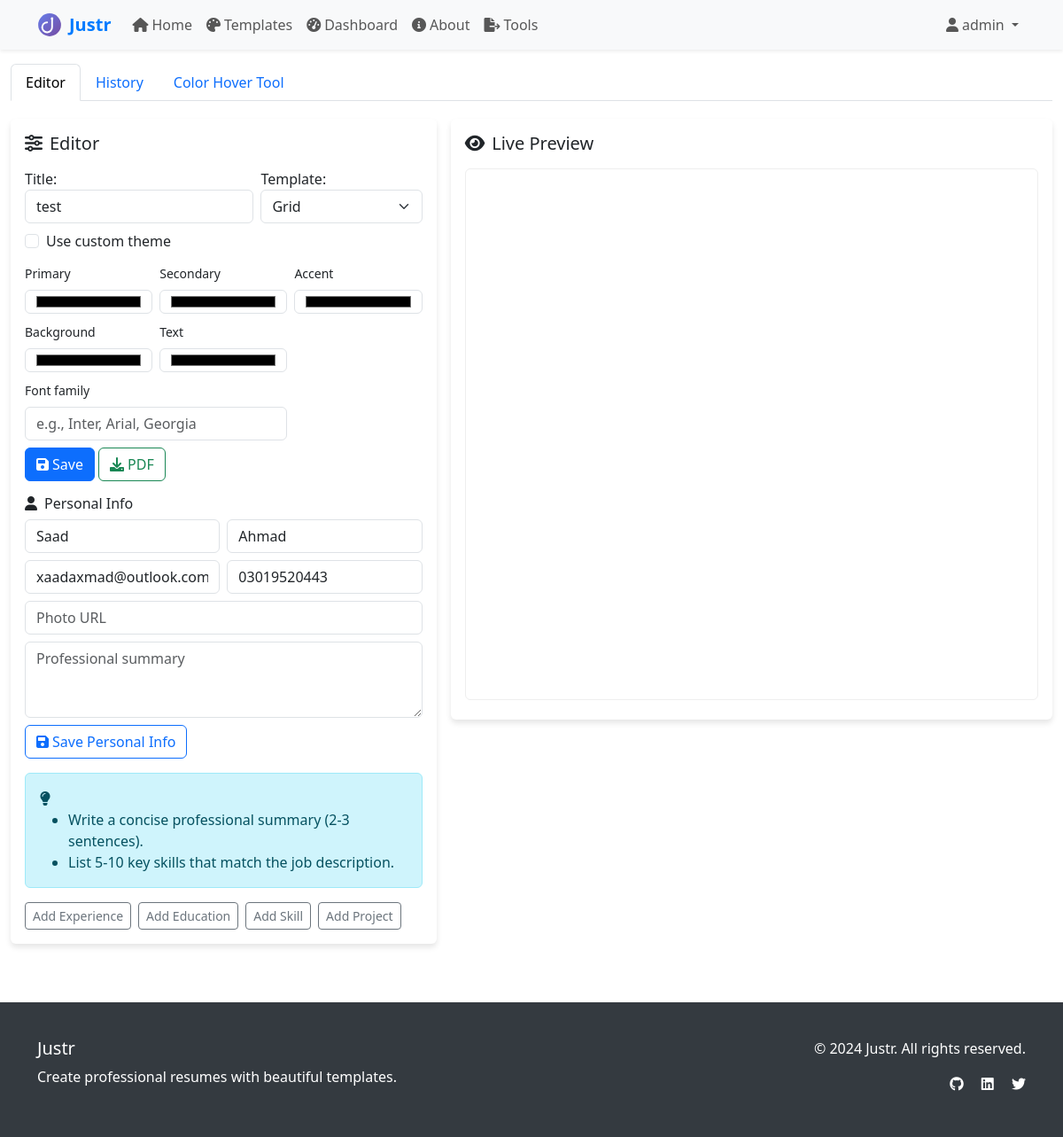
The page /builder/3/ (signed in) on the database its author committed.
### main/models.py (models this page shows, shortened)
class Resume(models.Model):
    TEMPLATE_CHOICES = [
        ('modern', 'Modern'),
        ('classic', 'Classic'),
        ('creative', 'Creative'),
        ('minimal', 'Minimal'),
        ('elegant', 'Elegant'),
        ('professional', 'Professional'),
        ('executive', 'Executive'),
        ('tech', 'Tech'),
        ('simple', 'Simple'),
        ('bold', 'Bold'),
        ('compact', 'Compact'),
        ('timeline', 'Timeline'),
        ('sidebar', 'Sidebar'),
        ('infographic', 'Infographic'),
        ('corporate', 'Corporate'),
        ('academic', 'Academic'),
        ('graduate', 'Graduate'),
        ('junior', 'Junior'),
        ('senior', 'Senior'),
        ('developer', 'Developer'),
        ('custom', 'Custom Theme'),
        ('gradient', 'Gradient'),
        ('mono', 'Monochrome'),
        ('photo-left', 'Photo Left'),
        ('card', 'Card Sections'),
        ('material', 'Material'),
        ('neon', 'Neon'),
        ('pastel', 'Pastel'),
        ('newspaper', 'Newspaper'),
        ('grid', 'Grid'),
    ]
    user = models.ForeignKey(User, on_delete=models.CASCADE, null=True, blank=True)
    title = models.CharField(max_length=200)
    template = models.CharField(max_length=20, choices=TEMPLATE_CHOICES, default='modern')
    created_at = models.DateTimeField(auto_now_add=True)
    updated_at = models.DateTimeField(auto_now=True)
    use_custom_theme = models.BooleanField(default=False)
    color_primary = models.CharField(max_length=32, blank=True, default='')
    color_secondary = models.CharField(max_length=32, blank=True, default='')
    color_accent = models.CharField(max_length=32, blank=True, default='')
    color_bg = models.CharField(max_length=32, blank=True, default='')
    color_text = models.CharField(max_length=32, blank=True, default='')
    font_family = models.CharField(max_length=64, blank=True, default='')
    history = models.JSONField(default=list, blank=True)
    class Meta:
        ordering = ['-updated_at']

class PersonalInfo(models.Model):
    resume = models.OneToOneField(Resume, on_delete=models.CASCADE, related_name='personal_info')
    first_name = models.CharField(max_length=100)
    last_name = models.CharField(max_length=100)
    email = models.EmailField()
    photo_url = models.URLField(blank=True)
    phone = models.CharField(max_length=20, blank=True)
    address = models.TextField(blank=True)
    city = models.CharField(max_length=100, blank=True)
    state = models.CharField(max_length=100, blank=True)
    zip_code = models.CharField(max_length=20, blank=True)
    country = models.CharField(max_length=100, blank=True)
    linkedin = models.URLField(blank=True)
    website = models.URLField(blank=True)
    summary = models.TextField(blank=True)

### main/views.py (the view)
# urls.py: path('builder/<int:resume_id>/', views.builder_resume, name='builder_resume'),
@login_required
def builder_resume(request, resume_id):
    resume = get_object_or_404(Resume, id=resume_id, user=request.user)
    if request.method == 'POST':
        form = ResumeForm(request.POST, instance=resume)
        if form.is_valid():
            updated_resume = form.save()
            updated_resume.history.append({
                'ts': timezone.now().isoformat(),
                'event': 'updated_settings',
                'by': request.user.username,
            })
            updated_resume.save(update_fields=['history'])
            messages.success(request, 'Resume updated successfully!')
            return redirect('main:builder_resume', resume_id=resume.id)
    else:
        form = ResumeForm(instance=resume)
    personal_info, _ = PersonalInfo.objects.get_or_create(resume=resume)
    suggestions = []
    if not personal_info.first_name or not personal_info.last_name:
        suggestions.append('Add your first and last name to personalize the header.')
    if not personal_info.summary:
        suggestions.append('Write a concise professional summary (2-3 sentences).')
    if resume.experiences.count() == 0:
        suggestions.append('Add at least one work experience with achievements using action verbs.')
    if resume.education.count() == 0:
        suggestions.append('Include your most relevant education with degree and institution.')
    if resume.skills.count() < 5:
        suggestions.append('List 5-10 key skills that match the job description.')
    context = {
        'resume': resume,
        'form': form,
        'personal_info': personal_info,
        'experiences': resume.experiences.all(),
        'education': resume.education.all(),
        'skills': resume.skills.all(),
        'projects': resume.projects.all(),
        'suggestions': suggestions,
        'title': f'Builder · {resume.title}'
    }
    return render(request, 'main/edit_resume_split.html', context)

### main/forms.py
class ResumeForm(forms.ModelForm):
    class Meta:
        model = Resume
        fields = ['title', 'template', 'use_custom_theme', 'color_primary', 'color_secondary', 'color_accent', 'color_bg', 'color_text', 'font_family']
        widgets = {
            'title': forms.TextInput(attrs={
                'class': 'form-control',
                'placeholder': 'Enter resume title'
            }),
            'template': forms.Select(attrs={
                'class': 'form-select'
            }),
            'use_custom_theme': forms.CheckboxInput(attrs={'class': 'form-check-input'}),
            'color_primary': forms.TextInput(attrs={'class': 'form-control', 'type':'color'}),
            'color_secondary': forms.TextInput(attrs={'class': 'form-control', 'type':'color'}),
            'color_accent': forms.TextInput(attrs={'class': 'form-control', 'type':'color'}),
            'color_bg': forms.TextInput(attrs={'class': 'form-control', 'type':'color'}),
            'color_text': forms.TextInput(attrs={'class': 'form-control', 'type':'color'}),
            'font_family': forms.TextInput(attrs={'class': 'form-control', 'placeholder':'e.g., Inter, Arial, Georgia'})
        }

### templates/main/edit_resume_split.html (shortened to what this page needs)
{% extends 'base.html' %}
{% block content %}
<div class="container-fluid py-3">
  <ul class="nav nav-tabs" role="tablist">
    <li class="nav-item"><button class="nav-link active" data-bs-toggle="tab" data-bs-target="#tab-editor" type="button">Editor</button></li>
    <li class="nav-item"><button class="nav-link" data-bs-toggle="tab" data-bs-target="#tab-history" type="button">History</button></li>
    <li class="nav-item"><button class="nav-link" data-bs-toggle="tab" data-bs-target="#tab-colors" type="button">Color Hover Tool</button></li>
  </ul>
  <div class="tab-content">
    <div class="tab-pane fade show active" id="tab-editor">
      <div class="row g-3 mt-1">
        <div class="col-lg-5">
          <div class="card">
            <div class="card-body">
              <h5 class="card-title mb-3"><i class="fas fa-sliders-h me-2"></i>Editor</h5>
              <form method="post" class="mb-3">
                <div class="row g-2">
                  <div class="col-7">{{ form.title.label_tag }}{{ form.title }}</div>
                  <div class="col-5">{{ form.template.label_tag }}{{ form.template }}</div>
                </div>
                <div class="form-check mt-2">{{ form.use_custom_theme }} <label class="form-check-label">Use custom theme</label></div>
                <div class="row g-2 mt-1">
                  <div class="col-4"><label class="form-label small">Primary</label>{{ form.color_primary }}</div>
                  <div class="col-4"><label class="form-label small">Secondary</label>{{ form.color_secondary }}</div>
                  <div class="col-4"><label class="form-label small">Accent</label>{{ form.color_accent }}</div>
                  <div class="col-4"><label class="form-label small">Background</label>{{ form.color_bg }}</div>
                  <div class="col-4"><label class="form-label small">Text</label>{{ form.color_text }}</div>
                  <div class="col-8"><label class="form-label small">Font family</label>{{ form.font_family }}</div>
                </div>
                <button type="submit" class="btn btn-primary mt-2"><i class="fas fa-save me-1"></i>Save</button>
                <a href="{% url 'main:export_resume_pdf' resume.id %}" class="btn btn-outline-success mt-2"><i class="fas fa-download me-1"></i>PDF</a>
              </form>
              <h6 class="mt-3"><i class="fas fa-user me-2"></i>Personal Info</h6>
              <form id="pi-form" class="mb-3">
                <div class="row g-2">
                  <div class="col-6"><input class="form-control" name="first_name" placeholder="First name" value="{{ personal_info.first_name|default:'' }}"></div>
                  <div class="col-6"><input class="form-control" name="last_name" placeholder="Last name" value="{{ personal_info.last_name|default:'' }}"></div>
                  <div class="col-6"><input class="form-control" name="email" placeholder="Email" value="{{ personal_info.email|default:'' }}"></div>
                  <div class="col-6"><input class="form-control" name="phone" placeholder="Phone" value="{{ personal_info.phone|default:'' }}"></div>
                  <div class="col-12"><input class="form-control" name="photo_url" placeholder="Photo URL" value="{{ personal_info.photo_url|default:'' }}"></div>
                  <div class="col-12"><textarea class="form-control" name="summary" rows="3" placeholder="Professional summary">{{ personal_info.summary|default:'' }}</textarea></div>
                </div>
                <button class="btn btn-outline-primary mt-2" id="pi-save" type="button"><i class="fas fa-save me-1"></i>Save Personal Info</button>
              </form>
              {% if suggestions %}
              <div class="alert alert-info"><i class="fas fa-lightbulb me-2"></i>
                <ul class="mb-0">
                  {% for s in suggestions %}<li>{{ s }}</li>{% endfor %}
                </ul>
              </div>
              {% endif %}
              <div class="d-flex gap-2 flex-wrap">
                <button class="btn btn-sm btn-outline-secondary" data-bs-toggle="modal" data-bs-target="#addExperienceModal">Add Experience</button>
                <button class="btn btn-sm btn-outline-secondary" data-bs-toggle="modal" data-bs-target="#addEducationModal">Add Education</button>
                <button class="btn btn-sm btn-outline-secondary" data-bs-toggle="modal" data-bs-target="#addSkillModal">Add Skill</button>
                <button class="btn btn-sm btn-outline-secondary" data-bs-toggle="modal" data-bs-target="#addProjectModal">Add Project</button>
              </div>
            </div>
          </div>
        </div>
        <div class="col-lg-7">
          <div class="card">
            <div class="card-body">
              <h5 class="card-title mb-3"><i class="fas fa-eye me-2"></i>Live Preview</h5>
              <iframe id="preview-frame" src="{% url 'main:view_resume' resume.id %}" style="width:100%;height:75vh;border:1px solid #eee;border-radius:6px"></iframe>
            </div>
          </div>
        </div>
      </div>
    </div>
  </div>
</div>
{% endblock %}

### templates/base.html (shortened to what this page needs)
<!DOCTYPE html>
{% load static %}
<html lang="en">
<head>
    <link href="https://cdn.jsdelivr.net/npm/bootstrap@5.3.0/dist/css/bootstrap.min.css" rel="stylesheet">
    <link rel="stylesheet" href="https://cdnjs.cloudflare.com/ajax/libs/font-awesome/6.0.0/css/all.min.css">
</head>
<body>
    <nav class="navbar navbar-expand-lg navbar-light bg-light shadow-sm">
        <div class="container">
            <a class="navbar-brand d-flex align-items-center" href="{% url 'main:home' %}">
                <img src="{% static 'img/justr-logo.svg' %}" alt="Justr logo" class="brand-logo me-2"> Justr
            </a>
            <div class="collapse navbar-collapse" id="navbarNav">
                <ul class="navbar-nav me-auto">
                    <li class="nav-item">
                        <a class="nav-link" href="{% url 'main:home' %}">
                            <i class="fas fa-home me-1"></i>Home
                        </a>
                    </li>
                    <li class="nav-item">
                        <a class="nav-link" href="{% url 'main:templates' %}">
                            <i class="fas fa-palette me-1"></i>Templates
                        </a>
                    </li>
                    {% if user.is_authenticated %}
                    <li class="nav-item">
                        <a class="nav-link" href="{% url 'main:dashboard' %}">
                            <i class="fas fa-tachometer-alt me-1"></i>Dashboard
                        </a>
                    </li>
                    {% endif %}
                    <li class="nav-item">
                        <a class="nav-link" href="{% url 'main:about' %}">
                            <i class="fas fa-info-circle me-1"></i>About
                        </a>
                    </li>
                    <li class="nav-item">
                        <a class="nav-link" href="{% url 'main:tools_convert' %}">
                            <i class="fas fa-file-export me-1"></i>Tools
                        </a>
                    </li>
                </ul>
                <ul class="navbar-nav">
                    {% if user.is_authenticated %}
                    <li class="nav-item dropdown">
                        <a class="nav-link dropdown-toggle" href="#" id="navbarDropdown" role="button" data-bs-toggle="dropdown">
                            <i class="fas fa-user me-1"></i>{{ user.username }}
                        </a>
                    </li>
                    {% endif %}
                </ul>
            </div>
        </div>
    </nav>
    <main>
        {% block content %}
        {% endblock %}
    </main>
    <footer class="footer">
        <div class="container">
            <div class="row">
                <div class="col-md-6">
                    <h5>Justr</h5>
                    <p>Create professional resumes with beautiful templates.</p>
                </div>
                <div class="col-md-6 text-md-end">
                    <p>&copy; 2024 Justr. All rights reserved.</p>
                    <div class="social-links">
                        <a href="#" class="text-white me-3"><i class="fab fa-github"></i></a>
                        <a href="#" class="text-white me-3"><i class="fab fa-linkedin"></i></a>
                        <a href="#" class="text-white"><i class="fab fa-twitter"></i></a>
                    </div>
                </div>
            </div>
        </div>
    </footer>
</body>
</html>

### templates/base.html (style rules this page uses)
.navbar-brand { font-weight: bold; color: #007bff !important; }
.brand-logo { height: 28px; width: auto; vertical-align: middle; }
.card { transition: transform 0.3s ease; border: none; box-shadow: 0 4px 6px rgba(0, 0, 0, 0.1); }
.footer { background-color: #343a40; color: white; padding: 40px 0; margin-top: 50px; }

### rows shown on the page
Resume: title "test", template "Grid", color_primary "#000000", color_secondary "#000000", color_accent "#000000", color_bg "#000000", color_text "#000000"
PersonalInfo: first_name "Saad", last_name "Ahmad", email "xaadaxmad@outlook.com", phone "03019520443"

### other values the page prints
{{ user.username }} "admin"
{{ s }} "Write a concise professional summary (2-3 sentences)." "List 5-10 key skills that match the job description."
